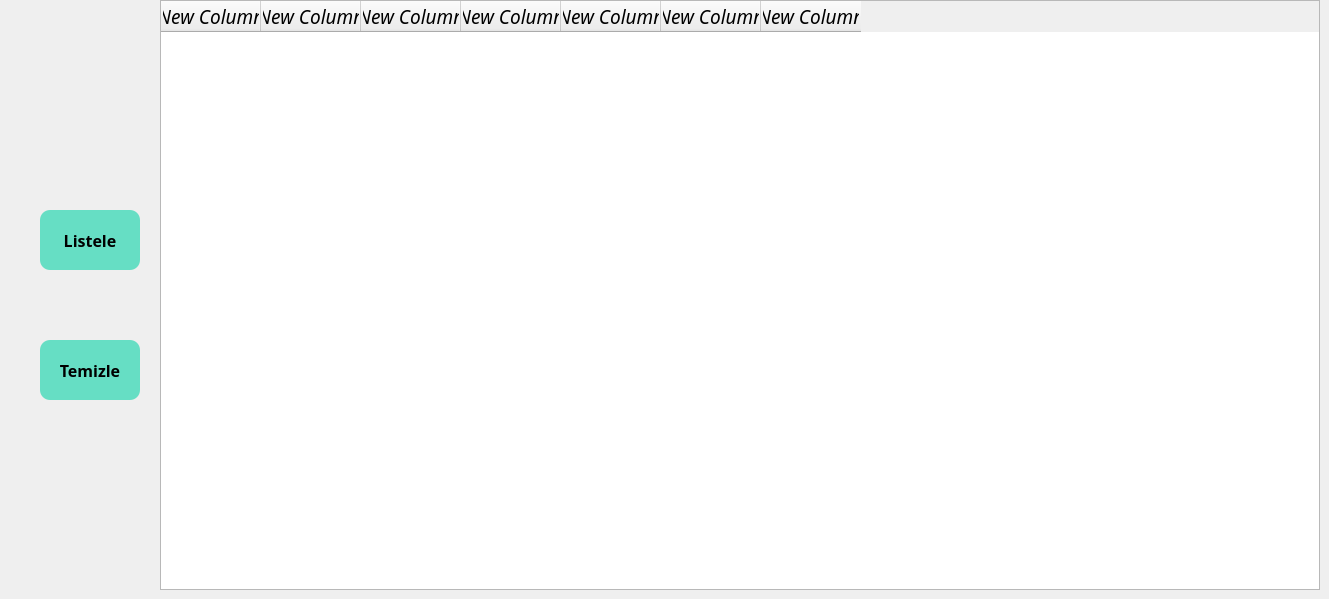
          <widget class="QWidget" name="tab_6_3">
           <attribute name="title">
            <string>Dışarıdaki Kitaplar</string>
           </attribute>
           <widget class="QPushButton" name="pushButton_3_3_Sil_2">
            <property name="enabled">
             <bool>false</bool>
            </property>
            <property name="geometry">
             <rect>
              <x>1000</x>
              <y>280</y>
              <width>80</width>
              <height>61</height>
             </rect>
            </property>
            <property name="sizePolicy">
             <sizepolicy hsizetype="Preferred" vsizetype="Fixed">
              <horstretch>0</horstretch>
              <verstretch>0</verstretch>
             </sizepolicy>
            </property>
            <property name="minimumSize">
             <size>
              <width>80</width>
              <height>50</height>
             </size>
            </property>
            <property name="font">
             <font>
              <family>Monotype Corsiva</family>
              <pointsize>13</pointsize>
              <weight>50</weight>
              <italic>true</italic>
              <bold>false</bold>
             </font>
            </property>
            <property name="styleSheet">
             <string notr="true">QPushButton#pushButton_3_3_Sil{	
background-color: rgba(6, 211, 166, 150);
border-radius:10px;}

QPushButton#pushButton_3_3_Sil:hover{
background-color: rgba(0, 248, 49, 150);
border-radius:10px;}

QPushButton#pushButton_3_3_Sil:pressed{
background-color: rgba(6, 211, 166,150);
padding-left:5px;
padding-top:6px;
border-radius:10px;}


</string>
            </property>
            <property name="text">
             <string>Sil</string>
            </property>
           </widget>
           <widget class="QPushButton" name="pushButton_6_3_temizle">
            <property name="geometry">
             <rect>
              <x>40</x>
              <y>340</y>
              <width>100</width>
              <height>60</height>
             </rect>
            </property>
            <property name="sizePolicy">
             <sizepolicy hsizetype="Preferred" vsizetype="Fixed">
              <horstretch>0</horstretch>
              <verstretch>0</verstretch>
             </sizepolicy>
            </property>
            <property name="minimumSize">
             <size>
              <width>100</width>
              <height>60</height>
             </size>
            </property>
            <property name="font">
             <font>
              <family>Monotype Corsiva</family>
              <pointsize>12</pointsize>
              <weight>75</weight>
              <bold>true</bold>
             </font>
            </property>
            <property name="styleSheet">
             <string notr="true">QPushButton#pushButton_6_3_temizle{	
background-color: rgba(6, 211, 166, 150);
border-radius:10px;}

QPushButton#pushButton_6_3_temizle:hover{
background-color: rgba(0, 248, 49, 150);
border-radius:10px;}

QPushButton#pushButton_6_3_temizle:pressed{
background-color: rgba(6, 211, 166,150);
padding-left:5px;
padding-top:6px;
border-radius:10px;}


</string>
            </property>
            <property name="text">
             <string>Temizle</string>
            </property>
           </widget>
           <widget class="QPushButton" name="pushButton_6_3_listele">
            <property name="geometry">
             <rect>
              <x>40</x>
              <y>210</y>
              <width>100</width>
              <height>60</height>
             </rect>
            </property>
            <property name="sizePolicy">
             <sizepolicy hsizetype="Preferred" vsizetype="Fixed">
              <horstretch>0</horstretch>
              <verstretch>0</verstretch>
             </sizepolicy>
            </property>
            <property name="minimumSize">
             <size>
              <width>100</width>
              <height>60</height>
             </size>
            </property>
            <property name="font">
             <font>
              <family>Monotype Corsiva</family>
              <pointsize>12</pointsize>
              <weight>75</weight>
              <bold>true</bold>
             </font>
            </property>
            <property name="styleSheet">
             <string notr="true">QPushButton#pushButton_6_3_listele{	
background-color: rgba(6, 211, 166, 150);
border-radius:10px;}

QPushButton#pushButton_6_3_listele:hover{
background-color: rgba(6, 211, 166,150);
border-radius:10px;}

QPushButton#pushButton_6_3_listele:pressed{

background-color: rgba(0, 248, 49, 150);
padding-left:5px;
padding-top:6px;
border-radius:10px;}


</string>
            </property>
            <property name="text">
             <string>Listele</string>
            </property>
           </widget>
           <widget class="QTableWidget" name="tableWidget_6_2">
            <property name="geometry">
             <rect>
              <x>160</x>
              <y>0</y>
              <width>1160</width>
              <height>590</height>
             </rect>
            </property>
            <property name="font">
             <font>
              <family>Monotype Corsiva</family>
              <pointsize>14</pointsize>
              <weight>50</weight>
              <italic>true</italic>
              <bold>false</bold>
             </font>
            </property>
            <property name="styleSheet">
             <string notr="true">font: italic 14pt &quot;Monotype Corsiva&quot;;</string>
            </property>
            <property name="showGrid">
             <bool>true</bool>
            </property>
            <property name="columnCount">
             <number>7</number>
            </property>
            <column>
             <property name="text">
              <string>New Column</string>
             </property>
            </column>
            <column>
             <property name="text">
              <string>New Column</string>
             </property>
            </column>
            <column>
             <property name="text">
              <string>New Column</string>
             </property>
            </column>
            <column>
             <property name="text">
              <string>New Column</string>
             </property>
            </column>
            <column>
             <property name="text">
              <string>New Column</string>
             </property>
            </column>
            <column>
             <property name="text">
              <string>New Column</string>
             </property>
            </column>
            <column>
             <property name="text">
              <string>New Column</string>
             </property>
            </column>
           </widget>
          </widget>
